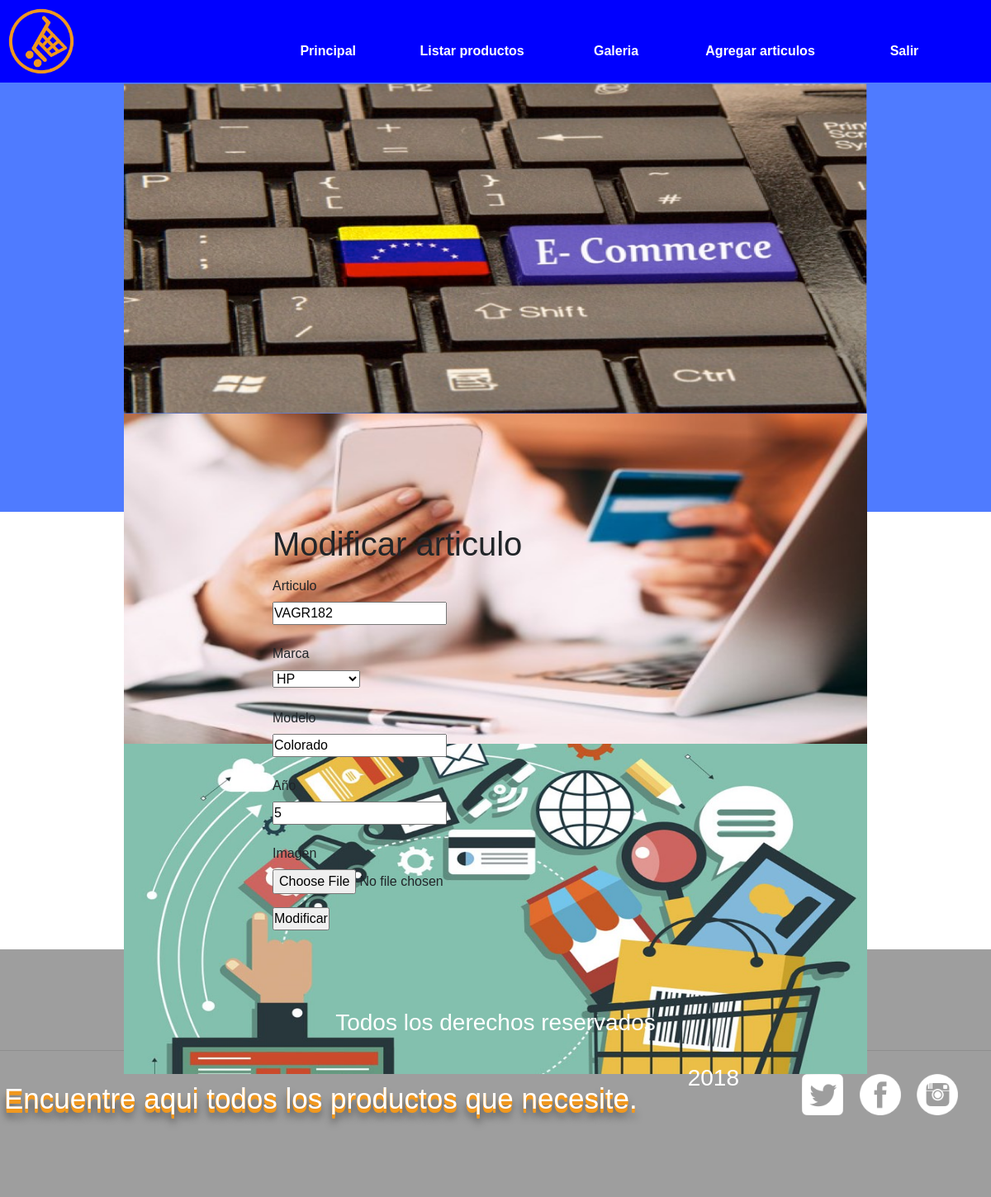
The page /modificar-producto/14/ on the database its author committed.
### core/models.py (models this page shows, shortened)
class Automovil(models.Model):
    patente = models.CharField(max_length=10, unique=True)
    modelo = models.CharField(max_length=50)
    anio = models.IntegerField(verbose_name='año')
    marca = models.ForeignKey(Marca, on_delete=models.CASCADE)
    imagen = models.ImageField(upload_to="automoviles", null=True)
    class Meta:
        verbose_name = "Automovil"
        verbose_name = "Automoviles"

class Marca(models.Model):
    nombre = models.CharField(max_length=50)
    description = models.CharField(max_length=200)

### core/views.py (the view, shortened to what this page needs)
# urls.py: path('modificar-producto/<id>/', modificar_producto, name="modificar_producto"),
def modificar_producto(request, id):
    auto = Automovil.objects.get(id=id)
    marcas = Marca.objects.all() #Solicitamos todas las marcas para llenar el comobox
    variables = {
        'auto':auto,
        'marcas':marcas
    }
    return render(request, 'core/modificar_producto.html', variables)

### core/templates/core/modificar_producto.html (shortened to what this page needs)
{% extends "core/base.html" %}
{% load static %}
{% block content %}
<div class="container">
    <div class="row">
        <div class="col-md-6 offset-3 ">
            <h1>Modificar articulo</h1>
        </div>
    </div>
    <form action="" method="POST" enctype="multipart/form-data">
        <div class="row">
            <div class="col-md-6 offset-3 ">
                <div class="form-group row">
                    <label for="inputEmail3" class="col-sm-2 col-form-label">Articulo</label>
                    <div class="col-sm-10">
                        <input type="text" name="txtPatente" id="txtPatente" value="{{ auto.patente }}">
                    </div>
                </div>
            </div>
        </div>
        <div class="row">
            <div class="col-md-6 offset-3 ">
                <div class="form-group row">
                    <label for="inputEmail3" class="col-sm-2 col-form-label">Marca</label>
                    <div class="col-sm-10">
                        <select name="cboMarca" id="cboMarca">
                            {% for m in marcas %}
                            <option {% if m.id == auto.marca.id %} {{'selected'}} {% endif %} value="{{ m.id }}">
                                {{ m.nombre }}</option>
                            {% endfor %}
                        </select>
                    </div>
                </div>
            </div>
        </div>
        <div class="row">
            <div class="col-md-6 offset-3 ">
                <div class="form-group row">
                    <label for="inputEmail3" class="col-sm-2 col-form-label">Modelo</label>
                    <div class="col-sm-10">
                        <input type="text" name="txtModelo" id="txtModelo" value="{{ auto.modelo }}">
                    </div>
                </div>
            </div>
        </div>
        <div class="row">
            <div class="col-md-6 offset-3 ">
                <div class="form-group row">
                    <label for="inputEmail3" class="col-sm-2 col-form-label">Año</label>
                    <div class="col-sm-10">
                        <input type="number" name="txtAnio" id="txtAnio" value="{{ auto.anio }}">
                    </div>
                </div>
            </div>
        </div>
        <div class="row">
            <div class="col-md-6 offset-3 ">
                <div class="form-group row">
                    <label for="inputEmail3" class="col-sm-2 col-form-label">Imagen</label>
                    <div class="col-sm-10">
                        <input type="file" name="txtImagen" accept="image/*" id="txtImagen" value="{{ auto.imagen }}">
                    </div>
                </div>
            </div>
        </div>
        <div class="row">
            <div class="col-md-6 offset-3 ">
                <input type="submit" value="Modificar">
            </div>
        </div>
    </form>
</div>
{% endblock content %}

### core/static/core/css/estilos.1.css (style rules this page uses)
* { margin: 0; padding: 0; }
body { font-family: 'Lucida Sans', 'Lucida Sans Regular', 'Lucida Grande', 'Lucida Sans Unicode', Geneva, Verdana, sans-serif; }
.form-group { width: 165px; }

### rows shown on the page
Automovil: txtPatente "VAGR182", cboMarca "HP", txtModelo "Colorado", txtAnio "5"
